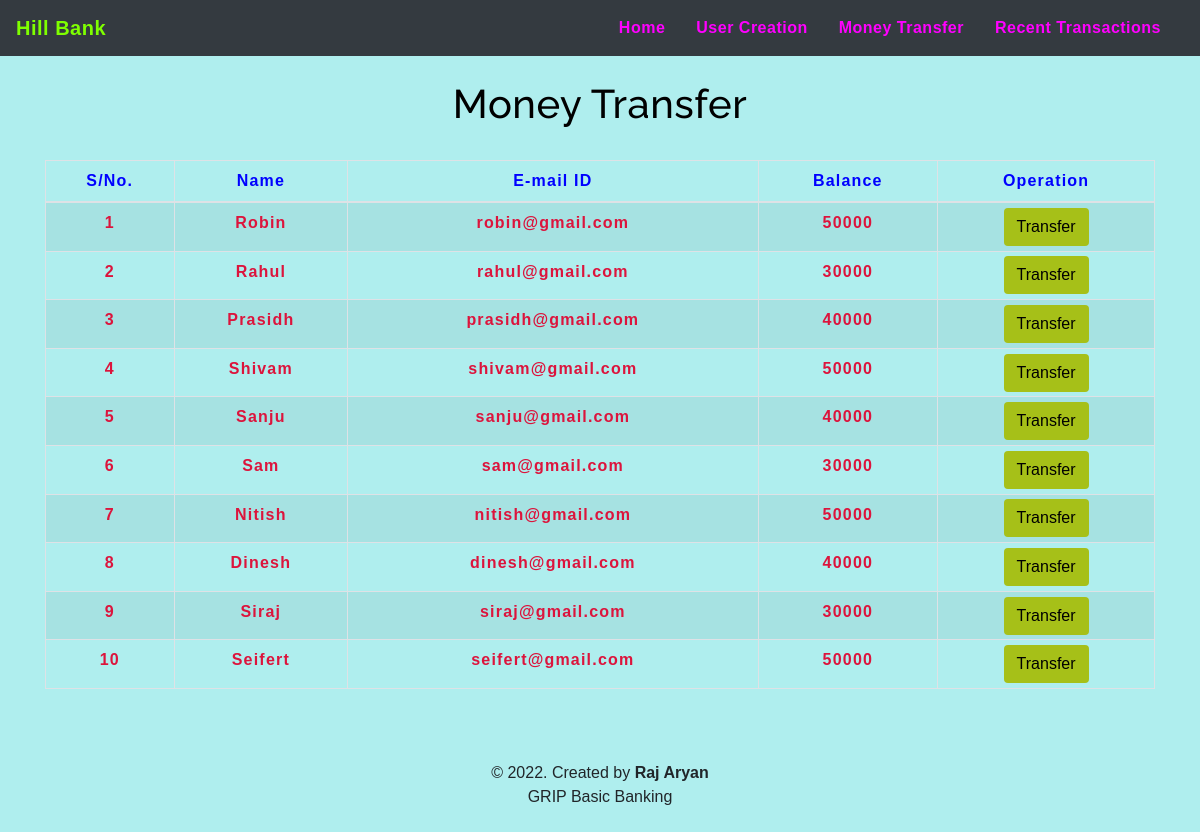
The app's page /transfermoney.php with its own data.
### tables this page shows
CREATE TABLE `users` (
    `id` int(3) NOT NULL,
    `name` text NOT NULL,
    `email` varchar(30) NOT NULL,
    `balance` int(8) NOT NULL
);

### transfermoney.php (the view, shortened to what this page needs)
<!DOCTYPE html>
<html lang="en">
<head>
    <link rel="stylesheet" href="https://maxcdn.bootstrapcdn.com/bootstrap/4.0.0/css/bootstrap.min.css">
    <link rel="stylesheet" type="text/css" href="css/table.css">
    <link rel="stylesheet" type="text/css" href="css/navbar.css">
</head>
<body style="background-color : #AFEEEE;">
    <?php
    include 'config.php';
    $sql = "SELECT * FROM users";
    $result = mysqli_query($conn, $sql);
    ?>
    <?php
    include 'navbar.php';
    ?>
    <div class="container">
        <h2 class="text-center pt-4" style="color : black;">Money Transfer</h2>
        <br>
        <div class="row">
            <div class="col">
                <div class="table-responsive-sm">
                    <table class="table table-hover table-sm table-striped table-condensed table-bordered" style="border-color:black;">
                        <thead style="color : blue;">
                            <tr>
                                <th scope="col" class="text-center py-2">S/No.</th>
                                <th scope="col" class="text-center py-2">Name</th>
                                <th scope="col" class="text-center py-2">E-mail ID</th>
                                <th scope="col" class="text-center py-2">Balance</th>
                                <th scope="col" class="text-center py-2">Operation</th>
                            </tr>
                        </thead>
                        <tbody>
                            <?php
                            while ($rows = mysqli_fetch_assoc($result)) {
                            ?>
                                <tr style="color : #DC143C;">
                                    <td class="py-2"><b><?php echo $rows['id'] ?></b></td>
                                    <td class="py-2"><b><?php echo $rows['name'] ?></b></td>
                                    <td class="py-2"><b><?php echo $rows['email'] ?></b></td>
                                    <td class="py-2"><b><?php echo $rows['balance'] ?></b></td>
                                    <td><a href="selecteduserdetail.php?id= <?php echo $rows['id']; ?>"> <button type="button" class="btn" style="background-color : #a6c018;">Transfer</button></a></td>
                                </tr>
                            <?php
                            }
                            ?>
                        </tbody>
                    </table>
                </div>
            </div>
        </div>
    </div>
    <footer class="text-center mt-5 py-2">
        <p>&copy 2022. Created by <b>Raj Aryan</b><br>GRIP Basic Banking</p>
    </footer>
</body>
</html>

### navbar.php (shortened to what this page needs)
<nav class="navbar navbar-expand-md navbar-light bg-dark">
    <a href="index.php" class="navbar-brand" style="color:#7FFF00 ;"><b> Hill Bank</b></a>
    <div class="collapse navbar-collapse" id="collapsibleNavbar">
        <ul class="navbar-nav ml-auto">
            <li class="nav-item">
                <a href="index.php" class="nav-link" style="color: #FF00FF;"><b>Home</b></a>
            </li>
            <li class="nav-item">
                <a href="createuser.php" class="nav-link" style="color: #FF00FF ;"><b>User Creation</b></a>
            </li>
            <li class="nav-item">
                <a href="transfermoney.php" class="nav-link" style="color: #FF00FF ;"><b>Money Transfer</b></a>
            </li>
            <li class="nav-item">
                <a href="transactionhistory.php" class="nav-link" style="color: #FF00FF ;"><b>Recent Transactions</b></a>
            </li>
        </ul>
    </div>
</nav>

### css/table.css (style rules this page uses)
* { padding: 0; margin: 0; box-sizing: border-box; font-family: sans-serif; }
h2 { font-size: 40px; }
table { letter-spacing: 1.2px; }
td { text-align: center; }
button { border:none; background: #eb6f6f; transition: 1s; }

### css/navbar.css (style rules this page uses)
.nav-link { margin-right: 15px; color:#639ce7; letter-spacing: 0.5px; transition: 2s; }
.navbar-brand { color: silver; letter-spacing: 0.5px; }
h2 { color: #990000; letter-spacing: 0.5px; font-family: raleway; }

### transfermoney.php (style rules this page uses)
button { transition: 2s; }

### records on screen
users: id "1", name "Robin", email "robin@gmail.com", balance "50000"
users: id "2", name "Rahul", email "rahul@gmail.com", balance "30000"
users: id "3", name "Prasidh", email "prasidh@gmail.com", balance "40000"
users: id "4", name "Shivam", email "shivam@gmail.com", balance "50000"
users: id "5", name "Sanju", email "sanju@gmail.com", balance "40000"
users: id "6", name "Sam", email "sam@gmail.com", balance "30000"
users: id "7", name "Nitish", email "nitish@gmail.com", balance "50000"
users: id "8", name "Dinesh", email "dinesh@gmail.com", balance "40000"
users: id "9", name "Siraj", email "siraj@gmail.com", balance "30000"
users: id "10", name "Seifert", email "seifert@gmail.com", balance "50000"
